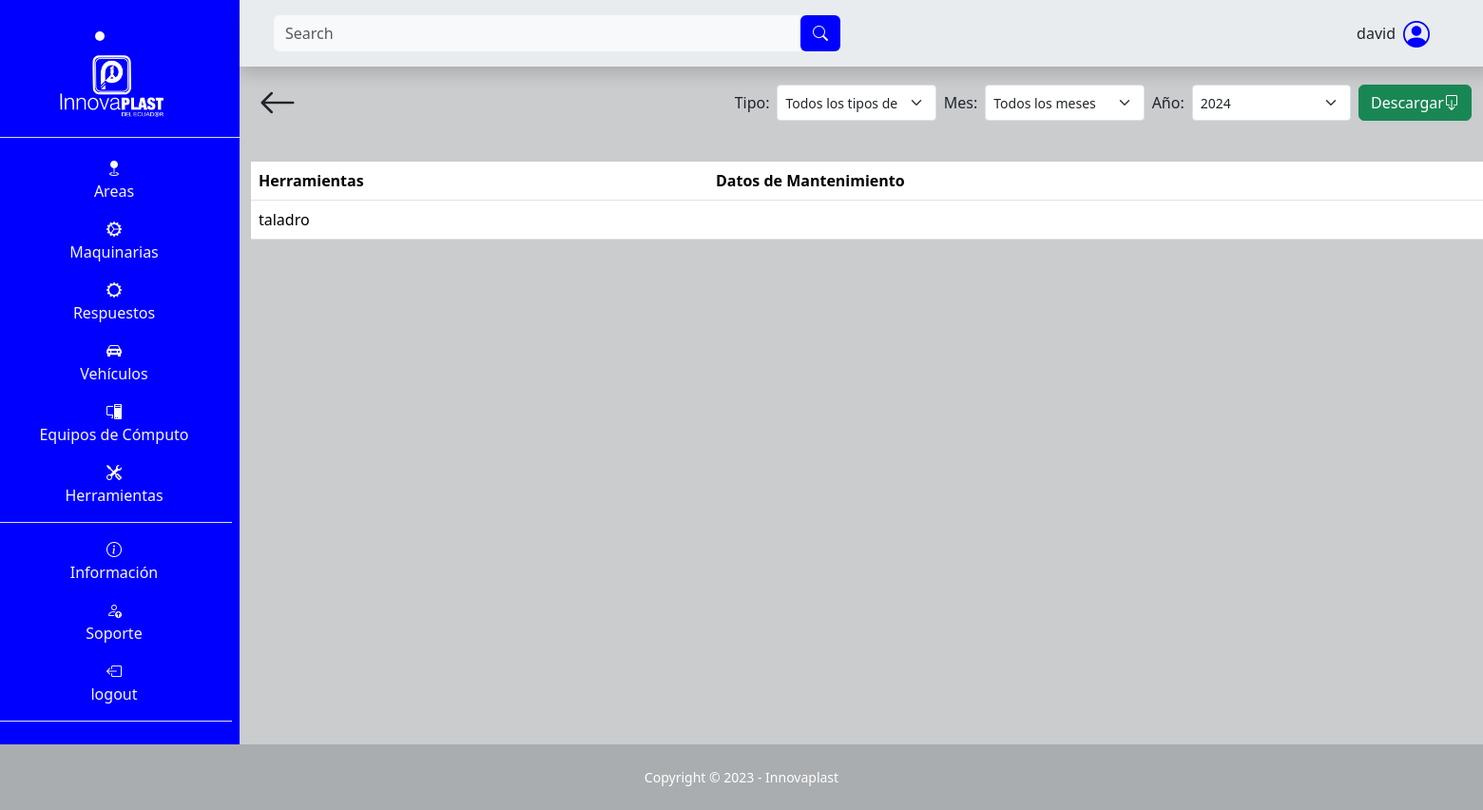
The page /herramienta/tabla/ (signed in) on the database as committed earlier.
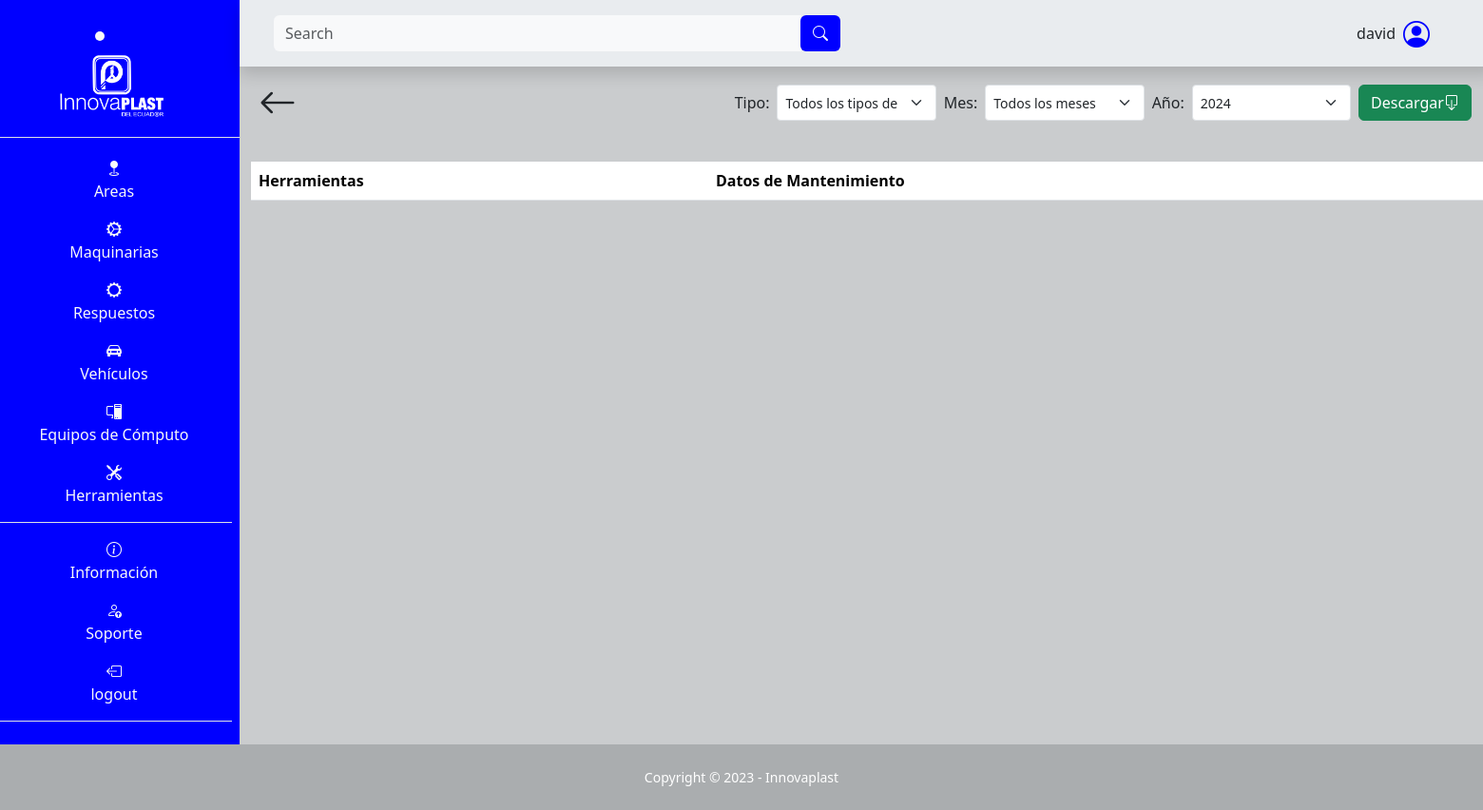
The same page on the database as committed later.
### SGE_herramienta/models.py (models this page shows, shortened)
class Herramienta(models.Model):
    nombre = models.CharField(max_length=100, null=False, blank=False)
    número_de_serie = models.CharField(max_length=100, null=False, blank=False)
    encargado = models.CharField(max_length=100, blank=False, null=False)
    teléfono_encargado = models.CharField(max_length=100, blank=False, null=False)
    descripción = models.TextField(max_length=500, null=False, blank=False)
    fecha_de_adquisición = models.DateField(default=date.today, blank=False, null=False)
    costo = models.IntegerField(blank=False, null=False)
    proveedor = models.CharField(max_length=100, null=False, blank=False)
    ubicación = models.CharField(max_length=100, null=False, blank=False)
    estado_de_la_herramienta = models.CharField(max_length=100, null=False, blank=False)
    fecha_ultimo_mantenimiento = models.DateField(default=date.today, blank=False, null=False)
    intervalo_mantenimiento = models.IntegerField(blank=False, null=False)
    image = models.ImageField(upload_to="herramienta/image", null=False, blank=False)

### SGE_herramienta/views.py (the view)
# urls.py: path('tabla/', views.tabla_mantenimientos, name="area_tabla_mantenimientos"),
@login_required
def tabla_mantenimientos(request):
    herramientas = Herramienta.objects.all()
    tipos_mantenimiento = TipoMantenimientoHerramienta.objects.all()
    for herramienta in herramientas:
        herramienta.mantenimientos = herramienta.mantenimientoherramienta_set.all().order_by('-fecha', '-hora')
    context = {
        'herramientas': herramientas,
        'tipos_mantenimiento': tipos_mantenimiento,
    }
    return render(request, 'SGE_herramienta/tablas.html', context)

### templates/SGE_herramienta/tablas.html (shortened to what this page needs)
{% extends "layout/base.html" %}
{% block 'search' %}
<form class="d-flex form-inline mr-auto ml-md-3 my-2 my-md-0 ms-3 me-3 mw-100 navbar-search" role="search" action="" method='GET'>
    <div class="input-group">
        <input class="form-control bg-light border-0 small" id="search-input" name="search" type="search" placeholder="Search" aria-label="Search">
        <div class="input-group-append">
            <button class="btn barra text-light" type="submit">
                <i class="bi bi-search"></i>
            </button>
        </div>
    </div>
</form>
{% endblock 'search' %}
{% block 'content' %}
<div class="container">
    <div class="d-flex p-2 justify-content-between">
        <a class="text-decoration-none text-dark" href="{% url "herramienta" %}">
            <i class="bi bi-arrow-left fs-1"></i>
        </a>
        <form class="d-flex mt-auto mb-auto" action="{% url 'generar_documento_mantenimientos_general_herramienta' %}" method="get" style="max-height: 50px; min-width: 600px;">
          <label class="mt-auto mb-auto m-1" for="tipo_mantenimiento">Tipo:</label>
            <select class="form-select form-select-sm m-1" name="tipo_mantenimiento" id="tipo_mantenimiento">
                <option value="">Todos los tipos de mantenimiento</option>
            </select>
          <label class="mt-auto mb-auto m-1" for="mes">Mes:</label>
          <select class="form-select form-select-sm m-1" name="mes" id="mes">
            <option value="">Todos los meses</option>
          </select>
          <label class="mt-auto mb-auto m-1" for="anio">Año:</label>
          <select class="form-select form-select-sm m-1" name="anio" id="anio">
              <option value="2024">2024</option>
          </select>
          <button type="submit" value="Submit" class="btn btn-success d-flex m-1">Descargar  <i class="bi bi-box-arrow-down mt-auto mb-auto"></i></button>
        </form>
    </div>
    <table class="table mt-4">
      <tr>
        <th>Herramientas</th>
        <th>Datos de Mantenimiento</th>
      </tr>
      {% for herramienta in herramientas %}
      <tr>
        <td>{{ herramienta.nombre }}</td>
        <td>
        </td>
      </tr>
      {% endfor %}
    </table>
</div>
{% endblock %}

Rows that differ between the two databases and show on the page:
removed Herramienta: nombre "taladro"
